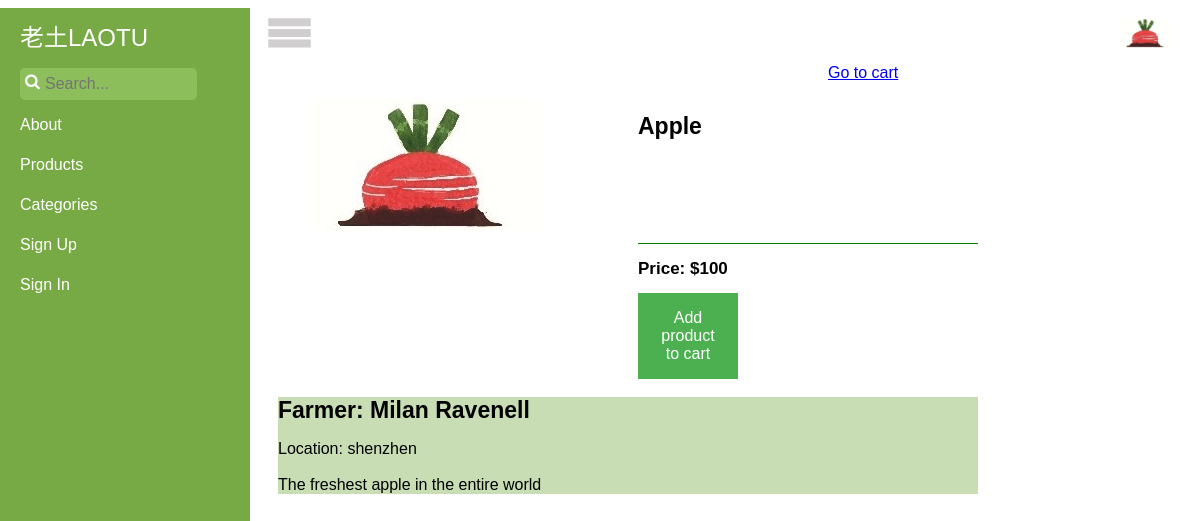
/1, run on an earlier commit of the app's database.
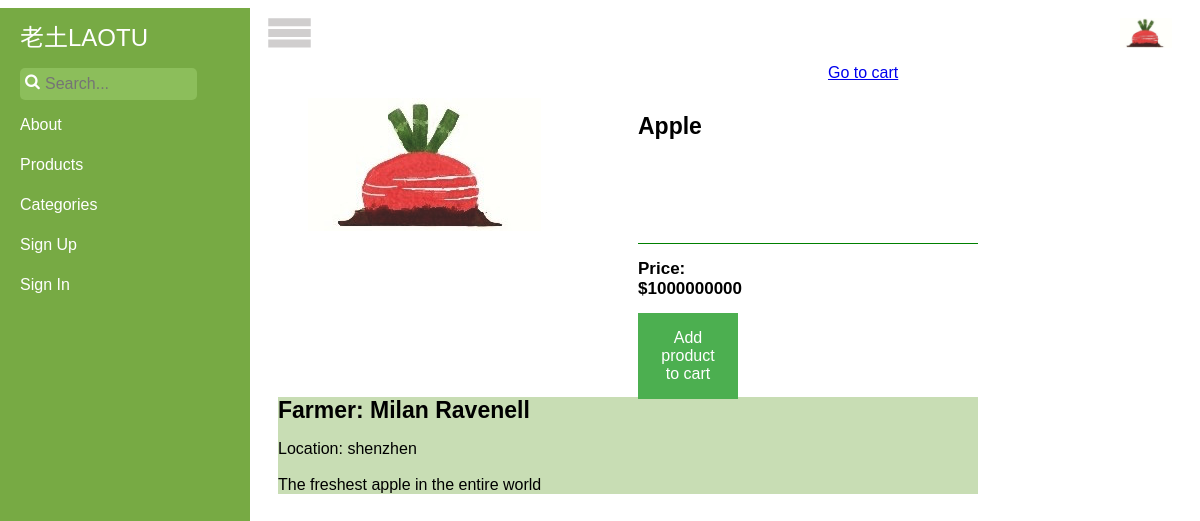
And on a later commit of the database.
### tables this page shows
CREATE TABLE product (
    product_id integer primary key autoincrement,
    title text not null,
    category text not null,
    quantity integer not null,
    price decimal(7,2) not null,
    location text not null,
    description text not null,
    producer_id integer not null,
    FOREIGN KEY (producer_id) REFERENCES producer(producer_id)
);

### laotu.py (the view)
@app.route('/<int:product_id>')
def show_product(product_id):
    product = query_db('select * from product where product_id = ?', [product_id], one=True)
    producer = query_db('select * from producer where producer_id = ?', str(product['producer_id']), one=True)
    return render_template('product.html', product=product, producer=producer)

### laotu.py (called while the page is built)
def get_db():
    top = _app_ctx_stack.top
    if not hasattr(top, 'sqlite_db'):
        top.sqlite_db = sqlite3.connect(app.config['DATABASE'])
        top.sqlite_db.row_factory = sqlite3.Row
    return top.sqlite_db

@app.teardown_appcontext
def close_database(exception):
    top = _app_ctx_stack.top
    if hasattr(top, 'sqlite_db'):
        top.sqlite_db.close()

def query_db(query, args=(), one=False):
    cur = get_db().execute(query, args)
    rv = cur.fetchall()
    return (rv[0] if rv else None) if one else rv

@app.before_request
def before_request():
    g.user = None
    if 'user_id' in session:
        g.user = query_db('select * from user where user_id = ?',
                          [session['user_id']], one=True)

### templates/product.html (shortened to what this page needs)
{% extends "layout.html" %}
{% block main %}
	<div style="left:550px; position: relative">
		<a href="{{ url_for('get_cart')}}">Go to cart</a>
	</div>
	<div class="product_main">
		<div class="pic">
			<img src="{{ url_for('static', filename='images/laotu-logo.png') }}", style="max-width:100%; max-height:100%">
		</div>
		<div class="title">
			<div style="height: 130px; width: 340px; border-bottom: 1px solid green">
				<h1>{{product.title}}</h1>
			</div>
			<div style="">
				<h2>Price: ${{product.price}}</h2>
				<div class="dropdown">
				  <button onclick="dropDownQuantity()" class="dropbtn">Add product to cart</button>
				</div>
			</div>
		</div>
	</div>
	<div class="product_description">
		<h1>Farmer: {{producer.user_name}}</h1>
		Location: {{product.location}}<br>
		<br>
		{{product.description}}
	</div>
{% endblock %}

What changed in the data, as far as the page shows it:
changed product "Apple": price "100" → "1000000000"
